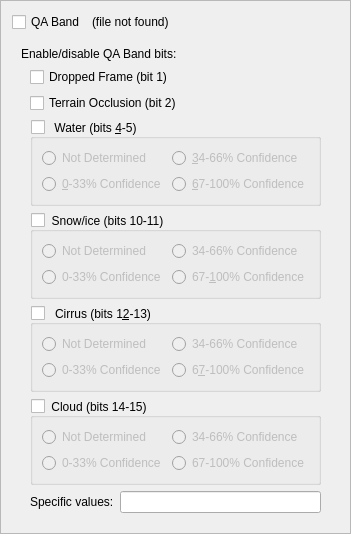
                <widget class="QFrame" name="frame_QABand">
                 <property name="frameShape">
                  <enum>QFrame::StyledPanel</enum>
                 </property>
                 <property name="frameShadow">
                  <enum>QFrame::Raised</enum>
                 </property>
                 <layout class="QGridLayout" name="gridLayout_9">
                  <item row="0" column="0">
                   <widget class="QWidget" name="widget_18" native="true">
                    <layout class="QHBoxLayout" name="horizontalLayout_17">
                     <property name="margin">
                      <number>0</number>
                     </property>
                     <item>
                      <widget class="QCheckBox" name="checkBox_QABand">
                       <property name="text">
                        <string>QA Band</string>
                       </property>
                      </widget>
                     </item>
                     <item>
                      <widget class="QLabel" name="label_QABand_FileStatus">
                       <property name="text">
                        <string>(file not found)</string>
                       </property>
                      </widget>
                     </item>
                     <item>
                      <spacer name="horizontalSpacer_7">
                       <property name="orientation">
                        <enum>Qt::Horizontal</enum>
                       </property>
                       <property name="sizeHint" stdset="0">
                        <size>
                         <width>40</width>
                         <height>20</height>
                        </size>
                       </property>
                      </spacer>
                     </item>
                    </layout>
                   </widget>
                  </item>
                  <item row="1" column="0">
                   <widget class="QWidget" name="widget_QABand" native="true">
                    <layout class="QVBoxLayout" name="verticalLayout_3">
                     <item>
                      <widget class="QLabel" name="label_20">
                       <property name="toolTip">
                        <string>Each bit (item) masked all pixel that have this bit activated (all combination values)</string>
                       </property>
                       <property name="text">
                        <string>Enable/disable QA Band bits:</string>
                       </property>
                      </widget>
                     </item>
                     <item>
                      <widget class="QWidget" name="widget_QABand_bits" native="true">
                       <layout class="QVBoxLayout" name="verticalLayout_29">
                        <property name="topMargin">
                         <number>0</number>
                        </property>
                        <property name="bottomMargin">
                         <number>0</number>
                        </property>
                        <item>
                         <widget class="QCheckBox" name="QA_DroppedFrame">
                          <property name="text">
                           <string>Dropped Frame (bit 1)</string>
                          </property>
                         </widget>
                        </item>
                        <item>
                         <widget class="QCheckBox" name="QA_TerrainOcclusion">
                          <property name="text">
                           <string>Terrain Occlusion (bit 2)</string>
                          </property>
                         </widget>
                        </item>
                        <item>
                         <widget class="QGroupBox" name="groupBox_Water">
                          <property name="styleSheet">
                           <string notr="true">font-weight:normal;</string>
                          </property>
                          <property name="title">
                           <string>Water (bits &amp;4-5)</string>
                          </property>
                          <property name="checkable">
                           <bool>true</bool>
                          </property>
                          <property name="checked">
                           <bool>false</bool>
                          </property>
                          <layout class="QVBoxLayout" name="verticalLayout_25">
                           <item>
                            <widget class="QWidget" name="widget_QA_Water" native="true">
                             <layout class="QGridLayout" name="gridLayout_10">
                              <property name="margin">
                               <number>0</number>
                              </property>
                              <item row="0" column="0">
                               <widget class="QRadioButton" name="QAWater_0">
                                <property name="text">
                                 <string>Not Determined</string>
                                </property>
                                <property name="autoExclusive">
                                 <bool>false</bool>
                                </property>
                               </widget>
                              </item>
                              <item row="0" column="1">
                               <widget class="QRadioButton" name="QAWater_66">
                                <property name="text">
                                 <string>&amp;34-66% Confidence</string>
                                </property>
                                <property name="autoExclusive">
                                 <bool>false</bool>
                                </property>
                               </widget>
                              </item>
                              <item row="1" column="0">
                               <widget class="QRadioButton" name="QAWater_33">
                                <property name="text">
                                 <string>&amp;0-33% Confidence</string>
                                </property>
                                <property name="autoExclusive">
                                 <bool>false</bool>
                                </property>
                               </widget>
                              </item>
                              <item row="1" column="1">
                               <widget class="QRadioButton" name="QAWater_100">
                                <property name="text">
                                 <string>&amp;67-100% Confidence</string>
                                </property>
                                <property name="autoExclusive">
                                 <bool>false</bool>
                                </property>
                               </widget>
                              </item>
                             </layout>
                            </widget>
                           </item>
                          </layout>
                         </widget>
                        </item>
                        <item>
                         <widget class="QGroupBox" name="groupBox_SnowIce">
                          <property name="styleSheet">
                           <string notr="true">font-weight:normal;</string>
                          </property>
                          <property name="title">
                           <string>Snow/ice (bits 10-11)</string>
                          </property>
                          <property name="checkable">
                           <bool>true</bool>
                          </property>
                          <property name="checked">
                           <bool>false</bool>
                          </property>
                          <layout class="QVBoxLayout" name="verticalLayout_26">
                           <item>
                            <widget class="QWidget" name="widget_QA_SnowIce" native="true">
                             <layout class="QGridLayout" name="gridLayout_11">
                              <property name="margin">
                               <number>0</number>
                              </property>
                              <item row="0" column="0">
                               <widget class="QRadioButton" name="QASnowIce_0">
                                <property name="text">
                                 <string>Not Determined</string>
                                </property>
                                <property name="autoExclusive">
                                 <bool>false</bool>
                                </property>
                               </widget>
                              </item>
                              <item row="0" column="1">
                               <widget class="QRadioButton" name="QASnowIce_66">
                                <property name="text">
                                 <string>34-66% Confidence</string>
                                </property>
                                <property name="autoExclusive">
                                 <bool>false</bool>
                                </property>
                               </widget>
                              </item>
                              <item row="1" column="0">
                               <widget class="QRadioButton" name="QASnowIce_33">
                                <property name="text">
                                 <string>0-33% Confidence</string>
                                </property>
                                <property name="autoExclusive">
                                 <bool>false</bool>
                                </property>
                               </widget>
                              </item>
                              <item row="1" column="1">
                               <widget class="QRadioButton" name="QASnowIce_100">
                                <property name="text">
                                 <string>67-&amp;100% Confidence</string>
                                </property>
                                <property name="autoExclusive">
                                 <bool>false</bool>
                                </property>
                               </widget>
                              </item>
                             </layout>
                            </widget>
                           </item>
                          </layout>
                         </widget>
                        </item>
                        <item>
                         <widget class="QGroupBox" name="groupBox_Cirrus">
                          <property name="styleSheet">
                           <string notr="true">font-weight:normal;</string>
                          </property>
                          <property name="title">
                           <string>Cirrus (bits 1&amp;2-13)</string>
                          </property>
                          <property name="checkable">
                           <bool>true</bool>
                          </property>
                          <property name="checked">
                           <bool>false</bool>
                          </property>
                          <layout class="QVBoxLayout" name="verticalLayout_27">
                           <item>
                            <widget class="QWidget" name="widget_QA_Cirrus" native="true">
                             <layout class="QGridLayout" name="gridLayout_12">
                              <property name="margin">
                               <number>0</number>
                              </property>
                              <item row="0" column="0">
                               <widget class="QRadioButton" name="QACirrus_0">
                                <property name="text">
                                 <string>Not Determined</string>
                                </property>
                                <property name="autoExclusive">
                                 <bool>false</bool>
                                </property>
                               </widget>
                              </item>
                              <item row="0" column="1">
                               <widget class="QRadioButton" name="QACirrus_66">
                                <property name="text">
                                 <string>34-66% Confidence</string>
                                </property>
                                <property name="autoExclusive">
                                 <bool>false</bool>
                                </property>
                               </widget>
                              </item>
                              <item row="1" column="0">
                               <widget class="QRadioButton" name="QACirrus_33">
                                <property name="text">
                                 <string>0-33% Confidence</string>
                                </property>
                                <property name="autoExclusive">
                                 <bool>false</bool>
                                </property>
                               </widget>
                              </item>
                              <item row="1" column="1">
                               <widget class="QRadioButton" name="QACirrus_100">
                                <property name="text">
                                 <string>6&amp;7-100% Confidence</string>
                                </property>
                                <property name="autoExclusive">
                                 <bool>false</bool>
                                </property>
                               </widget>
                              </item>
                             </layout>
                            </widget>
                           </item>
                          </layout>
                         </widget>
                        </item>
                        <item>
                         <widget class="QGroupBox" name="groupBox_Cloud">
                          <property name="styleSheet">
                           <string notr="true">font-weight:normal;</string>
                          </property>
                          <property name="title">
                           <string>Cloud (bits 14-15)</string>
                          </property>
                          <property name="checkable">
                           <bool>true</bool>
                          </property>
                          <property name="checked">
                           <bool>false</bool>
                          </property>
                          <layout class="QVBoxLayout" name="verticalLayout_28">
                           <item>
                            <widget class="QWidget" name="widget_QA_Cloud" native="true">
                             <layout class="QGridLayout" name="gridLayout_13">
                              <property name="margin">
                               <number>0</number>
                              </property>
                              <item row="0" column="0">
                               <widget class="QRadioButton" name="QACloud_0">
                                <property name="text">
                                 <string>Not Determined</string>
                                </property>
                                <property name="autoExclusive">
                                 <bool>false</bool>
                                </property>
                               </widget>
                              </item>
                              <item row="0" column="1">
                               <widget class="QRadioButton" name="QACloud_66">
                                <property name="text">
                                 <string>34-66% Confidence</string>
                                </property>
                                <property name="autoExclusive">
                                 <bool>false</bool>
                                </property>
                               </widget>
                              </item>
                              <item row="1" column="0">
                               <widget class="QRadioButton" name="QACloud_33">
                                <property name="text">
                                 <string>0-33% Confidence</string>
                                </property>
                                <property name="autoExclusive">
                                 <bool>false</bool>
                                </property>
                               </widget>
                              </item>
                              <item row="1" column="1">
                               <widget class="QRadioButton" name="QACloud_100">
                                <property name="text">
                                 <string>67-100% Confidence</string>
                                </property>
                                <property name="autoExclusive">
                                 <bool>false</bool>
                                </property>
                               </widget>
                              </item>
                             </layout>
                            </widget>
                           </item>
                          </layout>
                         </widget>
                        </item>
                        <item>
                         <widget class="QWidget" name="widget_19" native="true">
                          <layout class="QHBoxLayout" name="horizontalLayout_18">
                           <property name="margin">
                            <number>0</number>
                           </property>
                           <item>
                            <widget class="QLabel" name="label_21">
                             <property name="text">
                              <string>Specific values:</string>
                             </property>
                            </widget>
                           </item>
                           <item>
                            <widget class="QLineEdit" name="lineEdit_QABand_svalues">
                             <property name="toolTip">
                              <string>Enter specific values for QA Band filters in decimal format. 
You can add multiple values separated by comma</string>
                             </property>
                            </widget>
                           </item>
                          </layout>
                         </widget>
                        </item>
                       </layout>
                      </widget>
                     </item>
                    </layout>
                   </widget>
                  </item>
                 </layout>
                </widget>
